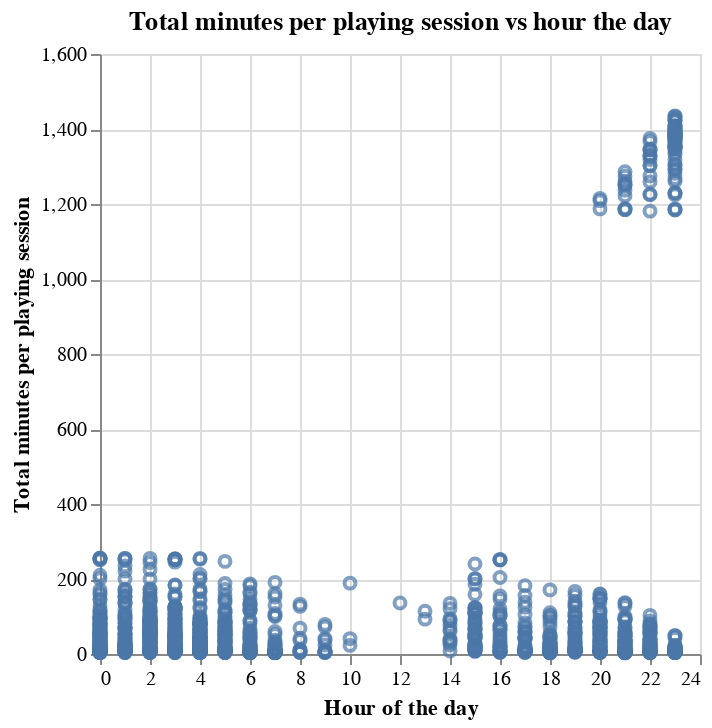

Write notebook code for a chart like this one.
### Code cell
minutes_played_scatter = alt.Chart(sessions_data).mark_point().encode(
    x=alt.X("start_hour").title("Hour of the day"),
    y=alt.Y("time_played_mins").title("Total minutes per playing session")
).properties(title="Total minutes per playing session vs hour the day")
minutes_played_scatter

### Figure 1 — Vega specification as saved in the notebook (floating-point values rounded to 4 significant figures; data arrays with more than 128 entries replaced by an {"elided": "..."} marker saying what was removed)
{"$schema": "https://vega.github.io/schema/vega/v5.json", "data": [{"name": "source_0", "values": {"elided": "1533 records"}}, {"name": "source_0_x_domain_start_hour", "values": [{"min": 0, "max": 23}]}, {"name": "source_0_y_domain_time_played_mins", "values": [{"min": 3.0, "max": 1435.0}]}], "marks": [{"type": "symbol", "name": "marks", "from": {"data": "source_0"}, "encode": {"update": {"fill": {"value": "transparent"}, "opacity": {"value": 0.7}, "x": {"field": "start_hour", "scale": "x"}, "y": {"field": "time_played_mins", "scale": "y"}, "stroke": {"value": "#4c78a8"}}}, "style": ["point"]}], "scales": [{"name": "x", "type": "linear", "domain": [{"signal": "(data(\"source_0_x_domain_start_hour\")[0] || {}).min"}, {"signal": "(data(\"source_0_x_domain_start_hour\")[0] || {}).max"}], "range": [0, {"signal": "width"}], "zero": true, "nice": true}, {"name": "y", "type": "linear", "domain": [{"signal": "(data(\"source_0_y_domain_time_played_mins\")[0] || {}).min"}, {"signal": "(data(\"source_0_y_domain_time_played_mins\")[0] || {}).max"}], "range": [{"signal": "height"}, 0], "zero": true, "nice": true}], "axes": [{"scale": "x", "domain": false, "minExtent": 0, "ticks": false, "zindex": 0, "grid": true, "tickCount": {"signal": "ceil(width/40)"}, "orient": "bottom", "gridScale": "y", "maxExtent": 0, "labels": false, "aria": false}, {"scale": "y", "labels": false, "aria": false, "gridScale": "x", "zindex": 0, "minExtent": 0, "domain": false, "tickCount": {"signal": "ceil(height/40)"}, "grid": true, "orient": "left", "maxExtent": 0, "ticks": false}, {"scale": "x", "labelFlush": true, "orient": "bottom", "tickCount": {"signal": "ceil(width/40)"}, "zindex": 0, "grid": false, "labelOverlap": true, "title": "Hour of the day"}, {"scale": "y", "labelOverlap": true, "title": "Total minutes per playing session", "grid": false, "orient": "left", "tickCount": {"signal": "ceil(height/40)"}, "zindex": 0}], "title": {"text": "Total minutes per playing session vs hour the day", "frame": "group"}, "style": "cell", "padding": 5, "background": "white", "width": 300, "height": 300}
